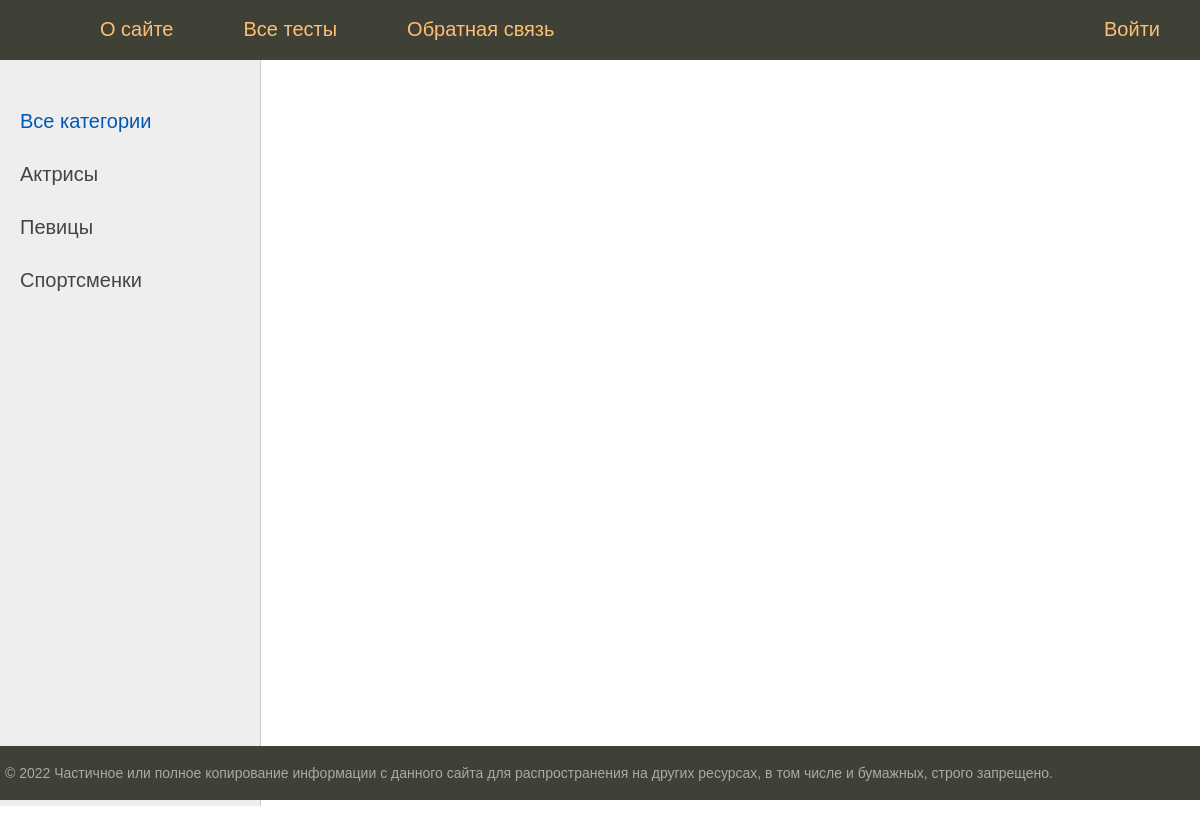
Before: / with the older database file.
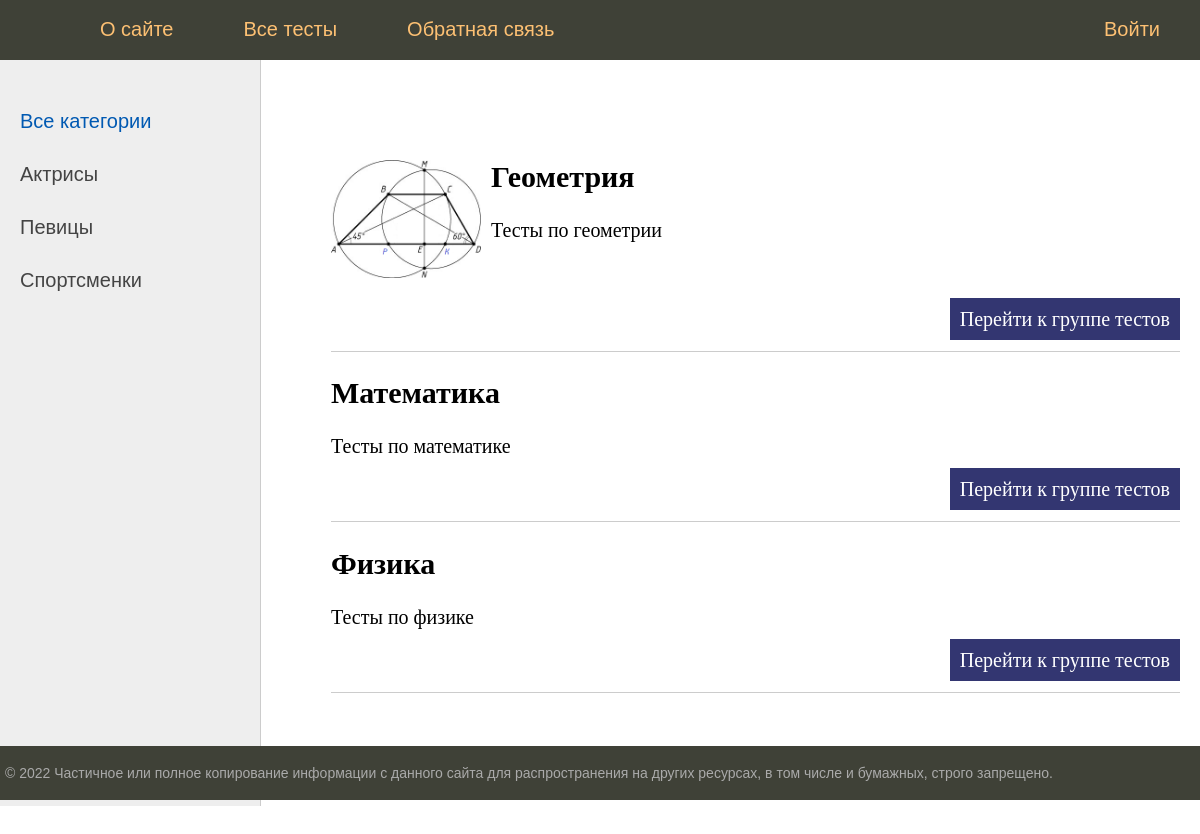
After: the same page with the newer database file.
### testsite/models.py (models this page shows, shortened)
class Test_group(models.Model):
    title = models.CharField(max_length=300, verbose_name='Название группы')  # Название группы
    description = models.CharField(blank=True, verbose_name='Описание группы', max_length=250)  # Описание группы
    photo = models.ImageField(upload_to="photos/%Y/%m/%d/", verbose_name='Фото',
                              blank=True)  # ссылка на фотографию к тесту
    time_create = models.DateTimeField(auto_now_add=True, verbose_name='Время создания')  # время создания теста
    class Meta:
        verbose_name = 'Группы по категориям'
        verbose_name_plural = 'Группы по категориям'
        ordering = ['time_create', 'title']

### testsite/views.py (the view)
# urls.py: path('', index, name='home'),
def index(request):
    posts = Test_group.objects.all()
    context = {
        'posts': posts,
        'menu': menu,
        'title': 'Главная страница'
    }
    return render(request, 'testsite/index.html', context=context)

### testsite/templates/testsite/index.html (shortened to what this page needs)
{% extends 'testsite/base.html' %}
{% block content %}
<ul class="list-articles">
	{% for p in posts %}
	{% if p.photo %}
	<p><img class="img-article-left thumb" src="{{p.photo.url}}"></p>
	{% endif %}
	<li><h2>{{p.title}}</h2>
		{% autoescape on %}
		{{ p.description }}
		{% endautoescape %}
		<p class="link-read-post"><a href="{{ p.get_absolute_url }}">Перейти к группе тестов</a></p>
	</li>
	{% endfor %}
</ul>
{% endblock %}

### testsite/templates/testsite/base.html (shortened to what this page needs)
{% load static %}
<!DOCTYPE html>
<html>
<head>
    <link href="{% static 'testsite/css/styles.css' %}" rel="stylesheet" type="text/css"/>
</head>
<body>
<table border=0 cellpadding="0" cellspacing="0" class="table-page">
    <tr>
        <td valign=top>
            {% block mainmenu %}
            <div class="header">
                <ul class="mainmenu" id="mainmenu">
                    <li class="logo"><a href="{% url 'home' %}">
                        <div class="logo"></div>
                    </a></li>
                    {% for m in menu %}
                    {% if not forloop.last %}
                    <li><a href="{% url m.url_name %}">{{m.title}}</a></li>
                    {% else %}
                    <li class="last"><a href="{% url m.url_name %}">{{m.title}}</a></li>
                    {% endif %}
                    {% endfor %}
                </ul>
            </div>
            {% endblock mainmenu %}
            <table border=0 cellpadding="0" cellspacing="0" class="table-content">
                <tr>
                    <td class="left-chapters" valign="top">
                        <ul id="leftchapters">
                            <li class="selected">Все категории</li>
                            <li><a href="#">Актрисы</a></li>
                            <li><a href="#">Певицы</a></li>
                            <li><a href="#">Спортсменки</a></li>
                        </ul>
                    </td>
                    <td class="content" valign="top">
                        <div class="content-text">
                            {% block content %}
                            {% endblock %}
                        </div>
                    </td>
                </tr>
            </table>
        </td>
    </tr>
    <tr>
        <td valign=top>
            <div id="footer">
                <p>&copy; 2022 Частичное или полное копирование информации с данного сайта для распространения на других
                    ресурсах, в том числе и бумажных, строго запрещено.</p>
            </div>
        </td>
    </tr>
</table>
</body>
</html>

### testsite/static/testsite/css/styles.css (style rules this page uses)
html, body { font-family: 'Arial'; margin: 0; padding: 0; height: 100%; width: 100%; color: #444; }
a { color: #0059b2; text-decoration: none; }
img { max-width: 600px; height: auto; }
img.img-article-left { max-width: 300px; height: auto; float: left; padding: 0 10px 10px 0; }
img.img-article-left.thumb { max-width: 150px; height: auto; }
p.link-read-post { text-align: right; }
p.link-read-post a { padding: 10px; min-width: 100px; background: #333671; color: #fff; text-decoration: none; }
ul.list-articles { list-style: none; margin: 0; padding: 0; }
ul.list-articles li { border-bottom: 1px solid #ccc; }
.table-page { width: 100%; height: 100%; vertical-align: top; }
.table-page tr { height: 100%; }
.header { background: #3F4137; height: 60px; }
.logo { background: url('../images/logo.png') no-repeat 10px 5px; width: 70px; height: 60px; }
ul.mainmenu { list-style: none; margin: 0; padding: 0; height: 60px; color: #fdc073; font-size: 20px; overflow: hidden; }
ul.mainmenu li { float: left; margin: 18px 40px 0 30px; }
ul.mainmenu li.logo { margin: 0; }
ul.mainmenu li.last { float: right; }
ul.mainmenu li a { color: #fdc073; text-decoration: none; }
.table-content { width: 100%; min-height: 100%; height: 100%; }
.left-chapters { margin: 0; background: #eee; border-right: 1px solid #ccc; min-height: 100%; }
.left-chapters ul { width: 230px; min-height: 100%; margin: 0; padding: 20px 10px 10px 20px; list-style: none; font-size: 20px; }
.left-chapters ul li { margin: 30px 0 0 0; color: #999; }
.left-chapters ul li.selected { color: #0059b2; }
.left-chapters ul li a { color: #444; text-decoration: none; }
.content { padding: 40px 20px 20px 40px; width: 100%; box-sizing: border-box; }
.content-text { margin: 60px 0 0 30px; color: #000; font-size: 20px; font-family: Yandex Sans Display Light; }
#footer { box-sizing: border-box; background: #3F4137; padding: 5px; color: #aaa; font-size: 14px; font-family: Verdana, Geneva, Arial, Helvetica; text-align: left; overflow: hidden; }

Changed rows visible on the page:
added Test_group: photo (picture), title "Геометрия", description "Тесты по геометрии"
added Test_group: title "Математика", description "Тесты по математике"
added Test_group: title "Физика", description "Тесты по физике"
